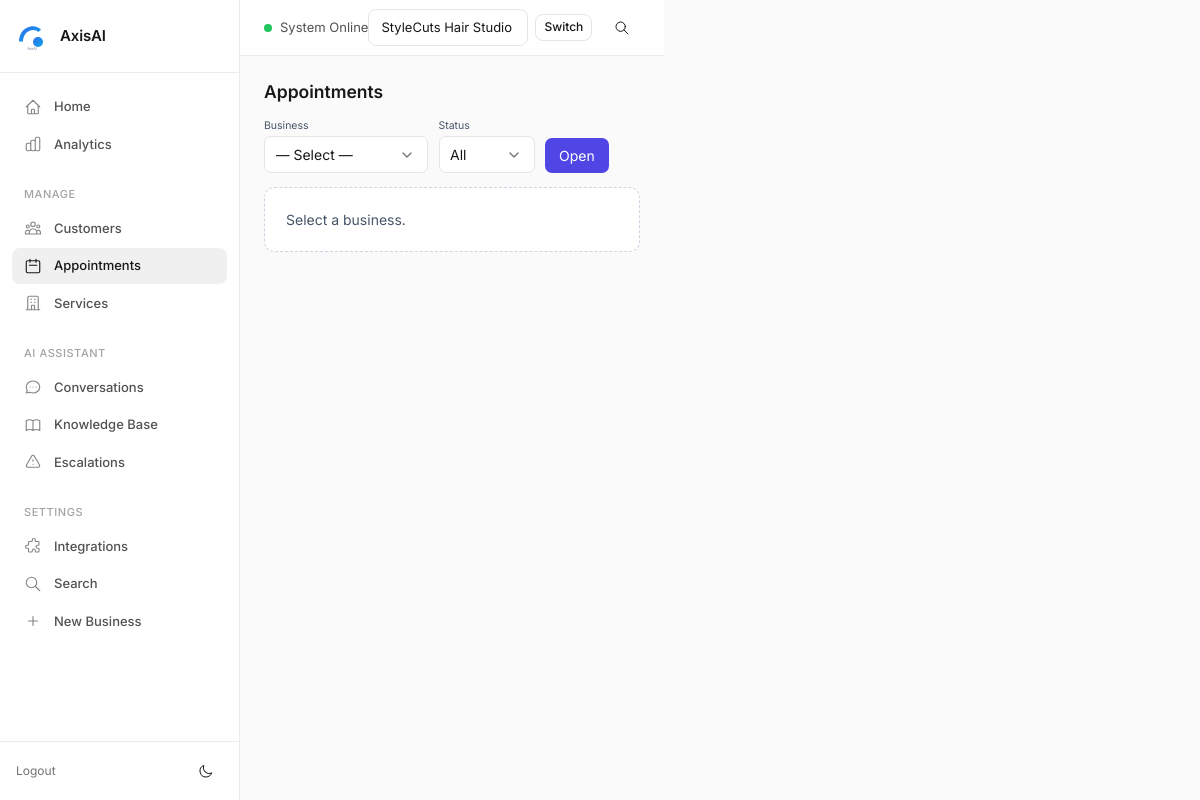
Page /appointments?business_id=16 (signed in) on the earlier database version.
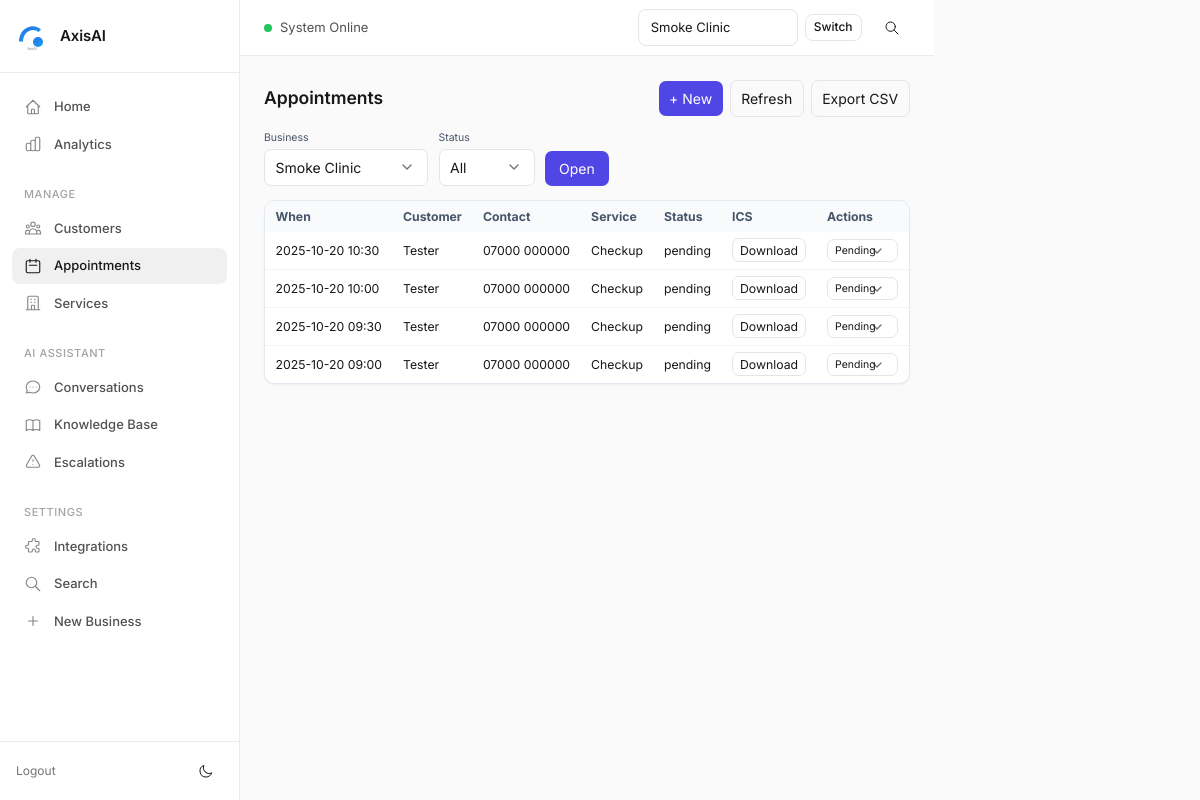
Same page on the later database version.
### tables this page shows
CREATE TABLE appointments (
            id INTEGER PRIMARY KEY AUTOINCREMENT,
            business_id INTEGER NOT NULL,
            session_id INTEGER,
            date TEXT,
            time TEXT,
            service TEXT,
            created_at TEXT NOT NULL DEFAULT CURRENT_TIMESTAMP, customer_name TEXT, phone TEXT, start_at TEXT, notes TEXT, status TEXT NOT NULL DEFAULT 'pending', external_provider_key TEXT, external_id TEXT, source TEXT, customer_email TEXT, customer_id INTEGER REFERENCES customers(id),
            FOREIGN KEY (business_id) REFERENCES businesses(id),
            FOREIGN KEY (session_id) REFERENCES sessions(id)
        );

### appointments_bp.py (the view)
@bp.route("/appointments")
def appointments_index():
    if _need_login():
        return redirect(url_for("auth.login"))
    business_id = safe_int(request.args.get("business_id"))
    status = (request.args.get("status") or "").strip().lower()
    businesses = list_businesses(limit=500)
    business = next((b for b in businesses if b["id"] == business_id), None) if business_id else None
    appts = []
    if business:
        if not _owner_can_access(business_id):
            flash("Access denied.", "err")
            return redirect(url_for("appointments.appointments_index"))
        with get_conn() as con:
            if status and status in ("pending", "confirmed", "cancelled", "completed"):
                appts = con.execute("""
                    SELECT * FROM appointments
                    WHERE business_id=? AND status=?
                    ORDER BY COALESCE(start_at, created_at) DESC
                    LIMIT 500
                """, (business_id, status)).fetchall()
            else:
                appts = con.execute("""
                    SELECT * FROM appointments
                    WHERE business_id=?
                    ORDER BY COALESCE(start_at, created_at) DESC
                    LIMIT 500
                """, (business_id,)).fetchall()
    return render_template(
        "appointments.html",
        businesses=businesses,
        business=business,
        appts=appts,
        status=status
    )

### appointments_bp.py (called while the page is built, shortened)
def _user() -> Optional[dict]:
    return session.get("user")

def _need_login() -> bool:
    return _user() is None

def _owner_can_access(business_id: int) -> bool:
    user = _user()
    if not user:
        return False
    if user.get("role") == "admin":
        return True

### core/authz.py (called while the page is built)
def get_allowed_business_ids_for_user(user) -> List[int]:
    if not user:
        return []
    if user.get("role") == "admin":
        with get_conn() as con:
            return [r["id"] for r in con.execute("SELECT id FROM businesses").fetchall()]
    with get_conn() as con:
        rows = con.execute("SELECT business_id FROM business_users WHERE user_id=?", (user["id"],)).fetchall()
        return [r["business_id"] for r in rows]

### core/csrf.py (called while the page is built, shortened)
def _get_token():
    tok = session.get("csrf_token")
    if not tok:
        tok = secrets.token_urlsafe(32)
        session["csrf_token"] = tok
    return tok

def register_csrf(app):
    @app.context_processor
    def inject_csrf():
        return {"csrf_token": _get_token()}
    @app.before_request
    def enforce_csrf():
        if request.method in _EXEMPT_METHODS:
            return

### core/db.py (called while the page is built)
def get_conn() -> sqlite3.Connection:
    con = sqlite3.connect(DB_PATH, timeout=30.0)
    con.row_factory = sqlite3.Row
    con.execute("PRAGMA foreign_keys = ON;")
    con.execute("PRAGMA journal_mode = WAL;")  # Better concurrency
    return con

def _col_exists(cur: sqlite3.Cursor, table: str, col: str) -> bool:
    if not table.isidentifier():
        raise ValueError(f"Invalid table name: {table}")
    rows = cur.execute(f"PRAGMA table_info({table})").fetchall()
    return any(r[1] == col for r in rows)

def _table_exists(cur: sqlite3.Cursor, table: str) -> bool:
    r = cur.execute(
        "SELECT 1 FROM sqlite_master WHERE type='table' AND name=? LIMIT 1", (table,)
    ).fetchone()
    return bool(r)

def _safe_alter_add_column(cur: sqlite3.Cursor, table: str, col: str, ddl: str) -> None:
    try:
        if not _col_exists(cur, table, col):
            cur.execute(ddl)
    except sqlite3.OperationalError as e:
        logger.warning(f"Could not add column {col} to {table}: {e}")

### dashboard.py (called while the page is built)
def _extract_business_id() -> int:
    bid = None
    if request.view_args and "business_id" in request.view_args:
        bid = safe_int(request.view_args.get("business_id"))
    if not bid:
        bid = safe_int(request.args.get("business_id"))
    if not bid:
        bid = session.get("active_business_id")
    return bid or 0

### templates/appointments.html (shortened to what this page needs)
{% extends "base.html" %}
{% block content %}
<div class="flex items-center justify-between mb-4">
  <h1 class="text-xl font-semibold">Appointments</h1>
  <div class="flex items-center gap-2">
    {% if business %}
      <a class="px-3 py-2 rounded-lg bg-indigo-600 text-white hover:bg-indigo-700" href="{{ url_for('appointments.appointments_new', business_id=business['id']) }}">+ New</a>
      <a class="px-3 py-2 rounded-lg border hover:border-indigo-300" href="{{ url_for('appointments.appointments_index', business_id=business['id']) }}">Refresh</a>
      <a class="px-3 py-2 rounded-lg border hover:border-indigo-300" href="{{ url_for('appointments.appointments_export_csv', business_id=business['id'], status=status) }}">Export CSV</a>
    {% endif %}
  </div>
</div>
<form class="flex items-end gap-3 mb-4" method="get" action="{{ url_for('appointments.appointments_index') }}">
  <div>
    <label class="block text-xs text-slate-600 mb-1">Business</label>
    <select name="business_id" class="border rounded-lg px-3 py-2 bg-white">
      <option value="">— Select —</option>
      {% for b in businesses %}
        <option value="{{ b['id'] }}" {% if business and business['id']==b['id'] %}selected{% endif %}>{{ b['name'] }}</option>
      {% endfor %}
    </select>
  </div>
  <div>
    <label class="block text-xs text-slate-600 mb-1">Status</label>
    <select name="status" class="border rounded-lg px-3 py-2 bg-white">
      <option value="" {% if not status %}selected{% endif %}>All</option>
    </select>
  </div>
  <button class="px-4 py-2 rounded-lg bg-indigo-600 text-white hover:bg-indigo-700" type="submit">Open</button>
</form>
{% if not business %}
  <div class="rounded-xl border border-dashed border-slate-300 bg-white p-6 text-slate-600">Select a business.</div>
{% else %}
  {% if not appts %}
    <div class="rounded-xl border border-slate-200 bg-white p-6 text-slate-600">No appointments yet.</div>
  {% else %}
    <div class="overflow-x-auto rounded-xl border border-slate-200 bg-white shadow-sm">
      <table class="min-w-full text-sm">
        <thead class="bg-slate-50 text-slate-600">
          <tr>
            <th class="px-3 py-2 text-left">When</th>
            <th class="px-3 py-2 text-left">Customer</th>
            <th class="px-3 py-2 text-left">Contact</th>
            <th class="px-3 py-2 text-left">Service</th>
            <th class="px-3 py-2 text-left">Status</th>
            <th class="px-3 py-2 text-left">ICS</th>
            <th class="px-3 py-2 text-left">Actions</th>
          </tr>
        </thead>
        <tbody class="divide-y divide-slate-100">
          {% for a in appts %}
            <tr>
              <td class="px-3 py-2">{{ a['start_at'] or '—' }}</td>
              <td class="px-3 py-2">{{ a['customer_name'] or '—' }}</td>
              <td class="px-3 py-2">
                <div>{{ a['phone'] or '' }}</div>
              </td>
              <td class="px-3 py-2">{{ a['service'] or '—' }}</td>
              <td class="px-3 py-2">{{ a['status'] }}</td>
              <td class="px-3 py-2">
                {% if a['start_at'] %}
                  <a class="px-2 py-1 rounded-lg border hover:bg-slate-50" href="{{ url_for('appointments.appointments_ics', appt_id=a['id']) }}">Download</a>
                {% else %}—{% endif %}
              </td>
              <td class="px-3 py-2">
                <form method="post" action="{{ url_for('appointments.appointments_set_status', appt_id=a['id']) }}">
                  <select class="border rounded-lg px-2 py-1 text-xs" name="status" onchange="this.form.submit()">
                    {% for s in ['pending','confirmed','cancelled','completed'] %}
                      <option value="{{ s }}" {% if a['status']==s %}selected{% endif %}>{{ s|capitalize }}</option>
                    {% endfor %}
                  </select>
                </form>
              </td>
            </tr>
          {% endfor %}
        </tbody>
      </table>
    </div>
  {% endif %}
{% endif %}
{% endblock %}

### templates/base.html (shortened to what this page needs)
<!DOCTYPE html>
<html lang="en" data-theme="light">
<head>
  <link rel="stylesheet" href="{{ url_for('static', filename='axis.css') }}">
  <script src="https://cdn.tailwindcss.com"></script>
</head>
<body>
  <div class="min-h-screen flex">
    <aside id="sidebar">
      <div class="sidebar-logo">
        {% set logo_src = url_for('static', filename=business_logo_path) if business_logo_path else url_for('static', filename='logo.svg') %}
        <img src="{{ logo_src }}" alt="Logo">
        <span class="sidebar-logo-text">AxisAI</span>
      </div>
      <nav class="sidebar-nav">
        <div class="nav-section">
          <a href="{{ url_for('dashboard') }}" class="nav-item {% if request.endpoint == 'dashboard' %}active{% endif %}">
            <svg fill="none" stroke="currentColor" viewBox="0 0 24 24"><path stroke-linecap="round" stroke-linejoin="round" stroke-width="1.5" d="M3 12l2-2m0 0l7-7 7 7M5 10v10a1 1 0 001 1h3m10-11l2 2m-2-2v10a1 1 0 01-1 1h-3m-6 0a1 1 0 001-1v-4a1 1 0 011-1h2a1 1 0 011 1v4a1 1 0 001 1m-6 0h6"/></svg>
            Home
          </a>
          <a href="{{ url_for('analytics.analytics_index') }}" class="nav-item {% if request.endpoint and request.endpoint.startswith('analytics.') %}active{% endif %}">
            Analytics
          </a>
        </div>
        <div class="nav-section">
          <div class="nav-section-title">Manage</div>
          <a href="{{ url_for('customers.customers_index') }}" class="nav-item {% if request.endpoint and request.endpoint.startswith('customers.') %}active{% endif %}">
            Customers
          </a>
          <a href="{{ url_for('appointments.appointments_index') }}" class="nav-item {% if request.endpoint and request.endpoint.startswith('appointments.') %}active{% endif %}">
            <svg fill="none" stroke="currentColor" viewBox="0 0 24 24"><path stroke-linecap="round" stroke-linejoin="round" stroke-width="1.5" d="M8 7V3m8 4V3m-9 8h10M5 21h14a2 2 0 002-2V7a2 2 0 00-2-2H5a2 2 0 00-2 2v12a2 2 0 002 2z"/></svg>
            Appointments
          </a>
          <a href="{{ url_for('services.services_index') }}" class="nav-item {% if request.endpoint and request.endpoint.startswith('services.') %}active{% endif %}">
            <svg fill="none" stroke="currentColor" viewBox="0 0 24 24"><path stroke-linecap="round" stroke-linejoin="round" stroke-width="1.5" d="M19 21V5a2 2 0 00-2-2H7a2 2 0 00-2 2v16m14 0h2m-2 0h-5m-9 0H3m2 0h5M9 7h1m-1 4h1m4-4h1m-1 4h1m-5 10v-5a1 1 0 011-1h2a1 1 0 011 1v5m-4 0h4"/></svg>
            Services
          </a>
        </div>
        <div class="nav-section">
          <div class="nav-section-title">AI Assistant</div>
          <a href="{{ url_for('chat.chat_index') }}" class="nav-item {% if request.endpoint and request.endpoint.startswith('chat.') %}active{% endif %}">
            <svg fill="none" stroke="currentColor" viewBox="0 0 24 24"><path stroke-linecap="round" stroke-linejoin="round" stroke-width="1.5" d="M8 12h.01M12 12h.01M16 12h.01M21 12c0 4.418-4.03 8-9 8a9.863 9.863 0 01-4.255-.949L3 20l1.395-3.72C3.512 15.042 3 13.574 3 12c0-4.418 4.03-8 9-8s9 3.582 9 8z"/></svg>
            Conversations
          </a>
          <a href="{{ url_for('kb.kb_index') }}" class="nav-item {% if request.endpoint and request.endpoint.startswith('kb.') %}active{% endif %}">
            Knowledge Base
          </a>
          <a href="{{ url_for('escalations.escalations_index') }}" class="nav-item {% if request.endpoint and request.endpoint.startswith('escalations.') %}active{% endif %}">
            <svg fill="none" stroke="currentColor" viewBox="0 0 24 24"><path stroke-linecap="round" stroke-linejoin="round" stroke-width="1.5" d="M12 9v2m0 4h.01m-6.938 4h13.856c1.54 0 2.502-1.667 1.732-3L13.732 4c-.77-1.333-2.694-1.333-3.464 0L3.34 16c-.77 1.333.192 3 1.732 3z"/></svg>
            Escalations
          </a>
        </div>
        <div class="nav-section">
          <div class="nav-section-title">Settings</div>
          <a href="{{ url_for('integrations.integrations_index') }}" class="nav-item {% if request.endpoint and request.endpoint.startswith('integrations.') %}active{% endif %}">
            Integrations
          </a>
          <a href="{{ url_for('search.search_index') }}" class="nav-item {% if request.endpoint and request.endpoint.startswith('search.') %}active{% endif %}">
            <svg fill="none" stroke="currentColor" viewBox="0 0 24 24"><path stroke-linecap="round" stroke-linejoin="round" stroke-width="1.5" d="M21 21l-6-6m2-5a7 7 0 11-14 0 7 7 0 0114 0z"/></svg>
            Search
          </a>
          <a href="{{ url_for('onboard.business_new') }}" class="nav-item {% if request.endpoint == 'onboard.business_new' %}active{% endif %}">
            <svg fill="none" stroke="currentColor" viewBox="0 0 24 24"><path stroke-linecap="round" stroke-linejoin="round" stroke-width="1.5" d="M12 6v6m0 0v6m0-6h6m-6 0H6"/></svg>
            New Business
          </a>
        </div>
      </nav>
      <div class="sidebar-footer">
        <div class="flex items-center justify-between">
          <a href="{{ url_for('auth.logout') }}">Logout</a>
          <button id="theme-toggle" class="btn btn-ghost btn-sm">
            <svg class="w-4 h-4" fill="none" stroke="currentColor" viewBox="0 0 24 24"><path stroke-linecap="round" stroke-linejoin="round" stroke-width="1.5" d="M20.354 15.354A9 9 0 018.646 3.646 9.003 9.003 0 0012 21a9.003 9.003 0 008.354-5.646z"/></svg>
          </button>
        </div>
      </div>
    </aside>
    <div class="main-content">
      <header class="main-header">
        <div class="header-left">
          <div class="header-status hidden md:flex">
            <span class="status-dot"></span>
            <span>System Online</span>
          </div>
        </div>
        <div class="header-right">
          {% if (nav_businesses|length) > 1 %}
          <form method="post" action="{{ url_for('set_brand') }}" class="flex items-center gap-2">
            <select name="active_business_id" class="input" style="width: auto; min-width: 160px;">
              {% for b in nav_businesses or [] %}
              <option value="{{ b['id'] }}" {% if b['id']==(active_business_id or 0) %}selected{% endif %}>{{ b['name'] }}</option>
              {% endfor %}
            </select>
            <button class="btn btn-sm">Switch</button>
          </form>
          {% endif %}
          <a href="{{ url_for('search.search_index') }}" class="btn btn-ghost btn-icon" title="Search">
            <svg class="w-5 h-5" fill="none" stroke="currentColor" viewBox="0 0 24 24"><path stroke-linecap="round" stroke-linejoin="round" stroke-width="1.5" d="M21 21l-6-6m2-5a7 7 0 11-14 0 7 7 0 0114 0z"/></svg>
          </a>
        </div>
      </header>
      <main class="page-content">
        {% block content %}{% endblock %}
      </main>
    </div>
  </div>
</body>
</html>

Differences in the rows shown:
added appointments: start_at "2025-10-20 10:30", customer_name "Tester", phone "07000 000000", service "Checkup", status "pending", status "Pending"
added appointments: start_at "2025-10-20 10:00", customer_name "Tester", phone "07000 000000", service "Checkup", status "pending", status "Pending"
added appointments: start_at "2025-10-20 09:30", customer_name "Tester", phone "07000 000000", service "Checkup", status "pending", status "Pending"
added appointments: start_at "2025-10-20 09:00", customer_name "Tester", phone "07000 000000", service "Checkup", status "pending", status "Pending"
Other differences:
form field active_business_id: "StyleCuts Hair Studio" → "Smoke Clinic"
form field business_id: "— Select —" → "Smoke Clinic"
text no longer shown: "Select a business."
text now shown: "+ New Refresh Export CSV When Customer Contact Service Status ICS Actions"
